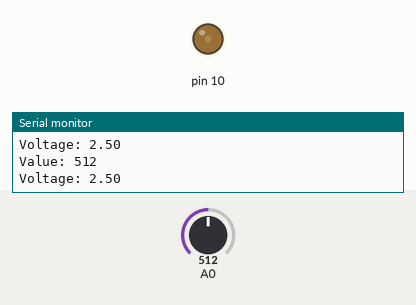
This sketch was run on a simulated Arduino Uno, built with avr-gcc and run on an emulated ATmega328P. Parts: output pins drawn as LEDs (lit = HIGH), the last lines printed to the serial monitor. Inputs (shaded band) come from the test bench; at power-on: A0 = 512.

Above: at 1.2 s.
1.3 s: A0 set to 900
At 2.6 s:
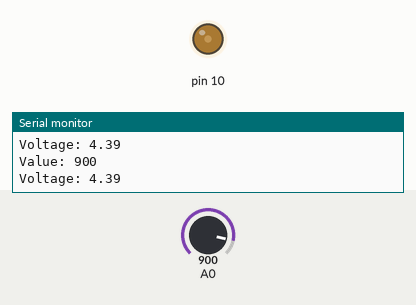
2.9 s: A0 set to 0
At 4.2 s:
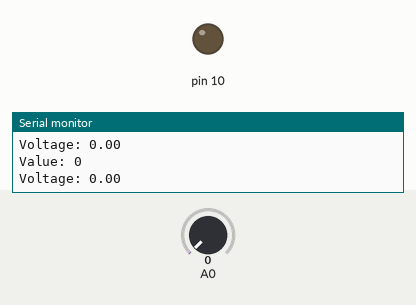
Timing chart, 0 to 5.9 s (numbered marks = the images above; inputs shaded):
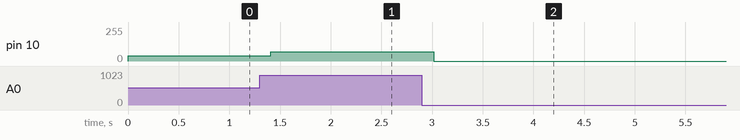

Measured:
- after the input at 1.3 s, pin 10: 40/255 → 70/255 after 0.11 s
- after the input at 2.9 s, pin 10: 70/255 → 0/255 after 0.11 s

The sketch:

4._ANALOG_READ.ino
```cpp
void setup() {
  Serial.begin(115200);
  pinMode(10,OUTPUT);
}

void loop() {
  int pot = analogRead(A0);
  float voltage = pot*0.00488;

  int led = map(pot,0,1023,0,80);
  analogWrite(10,led);

  Serial.print("Value: ");
  Serial.println(pot);
  Serial.print("Voltage: ");
  Serial.println(voltage);
  delay(200);

}
```
